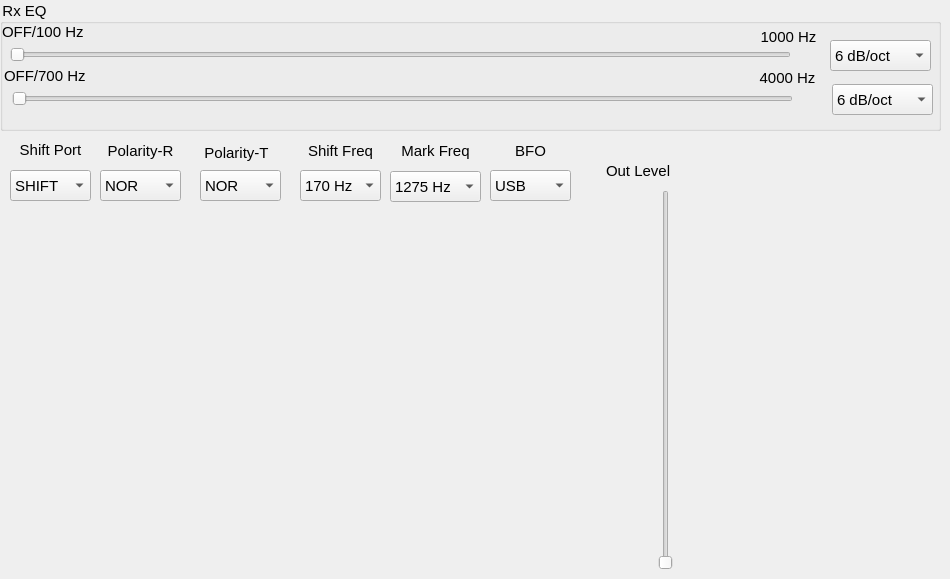
      <widget class="QWidget" name="RTTY">
       <property name="styleSheet">
        <string notr="true">QWidget{font: &quot;MS Shell Dlg 2&quot;; font-size: 15px}</string>
       </property>
       <attribute name="title">
        <string>RTTY</string>
       </attribute>
       <widget class="QGroupBox" name="gpEQ_DATA_2">
        <property name="geometry">
         <rect>
          <x>0</x>
          <y>0</y>
          <width>941</width>
          <height>131</height>
         </rect>
        </property>
        <property name="title">
         <string>Rx EQ</string>
        </property>
        <widget class="QComboBox" name="cbRTTYHCutSlope">
         <property name="geometry">
          <rect>
           <x>832</x>
           <y>84</y>
           <width>101</width>
           <height>31</height>
          </rect>
         </property>
         <item>
          <property name="text">
           <string>6 dB/oct</string>
          </property>
         </item>
         <item>
          <property name="text">
           <string>18 dB/oct</string>
          </property>
         </item>
        </widget>
        <widget class="QLabel" name="lblLcutEnd_DATA_2">
         <property name="geometry">
          <rect>
           <x>753</x>
           <y>27</y>
           <width>71</width>
           <height>20</height>
          </rect>
         </property>
         <property name="text">
          <string>1000 Hz</string>
         </property>
         <property name="alignment">
          <set>Qt::AlignCenter</set>
         </property>
        </widget>
        <widget class="QSlider" name="lvlRTTYHCutFreq">
         <property name="geometry">
          <rect>
           <x>12</x>
           <y>88</y>
           <width>781</width>
           <height>22</height>
          </rect>
         </property>
         <property name="maximum">
          <number>67</number>
         </property>
         <property name="orientation">
          <enum>Qt::Horizontal</enum>
         </property>
        </widget>
        <widget class="QSlider" name="lvlRTTYLCutFreq">
         <property name="geometry">
          <rect>
           <x>10</x>
           <y>44</y>
           <width>781</width>
           <height>22</height>
          </rect>
         </property>
         <property name="maximum">
          <number>19</number>
         </property>
         <property name="orientation">
          <enum>Qt::Horizontal</enum>
         </property>
        </widget>
        <widget class="QLabel" name="lbHLcutEnd_DATA_2">
         <property name="geometry">
          <rect>
           <x>752</x>
           <y>68</y>
           <width>71</width>
           <height>20</height>
          </rect>
         </property>
         <property name="text">
          <string>4000 Hz</string>
         </property>
         <property name="alignment">
          <set>Qt::AlignCenter</set>
         </property>
        </widget>
        <widget class="QLabel" name="lblLcutStart_DATA_2">
         <property name="geometry">
          <rect>
           <x>2</x>
           <y>24</y>
           <width>91</width>
           <height>16</height>
          </rect>
         </property>
         <property name="text">
          <string>OFF/100 Hz</string>
         </property>
        </widget>
        <widget class="QComboBox" name="cbRTTYLCutSlope">
         <property name="geometry">
          <rect>
           <x>830</x>
           <y>40</y>
           <width>101</width>
           <height>31</height>
          </rect>
         </property>
         <item>
          <property name="text">
           <string>6 dB/oct</string>
          </property>
         </item>
         <item>
          <property name="text">
           <string>18 dB/oct</string>
          </property>
         </item>
        </widget>
        <widget class="QLabel" name="lblHcutStart_DATA_2">
         <property name="geometry">
          <rect>
           <x>4</x>
           <y>68</y>
           <width>91</width>
           <height>16</height>
          </rect>
         </property>
         <property name="text">
          <string>OFF/700 Hz</string>
         </property>
        </widget>
       </widget>
       <widget class="QLabel" name="lblRTTYShiftPort">
        <property name="geometry">
         <rect>
          <x>10</x>
          <y>140</y>
          <width>81</width>
          <height>20</height>
         </rect>
        </property>
        <property name="text">
         <string>Shift Port</string>
        </property>
        <property name="alignment">
         <set>Qt::AlignCenter</set>
        </property>
       </widget>
       <widget class="QComboBox" name="cbRTTYShiftPort">
        <property name="geometry">
         <rect>
          <x>10</x>
          <y>170</y>
          <width>81</width>
          <height>31</height>
         </rect>
        </property>
        <item>
         <property name="text">
          <string>SHIFT</string>
         </property>
        </item>
        <item>
         <property name="text">
          <string>DTR</string>
         </property>
        </item>
        <item>
         <property name="text">
          <string>RTS</string>
         </property>
        </item>
       </widget>
       <widget class="QLabel" name="lblPolorityR">
        <property name="geometry">
         <rect>
          <x>100</x>
          <y>140</y>
          <width>81</width>
          <height>21</height>
         </rect>
        </property>
        <property name="text">
         <string>Polarity-R</string>
        </property>
        <property name="alignment">
         <set>Qt::AlignCenter</set>
        </property>
       </widget>
       <widget class="QComboBox" name="cbPolarityR">
        <property name="geometry">
         <rect>
          <x>100</x>
          <y>170</y>
          <width>81</width>
          <height>31</height>
         </rect>
        </property>
        <item>
         <property name="text">
          <string>NOR</string>
         </property>
        </item>
        <item>
         <property name="text">
          <string>REV</string>
         </property>
        </item>
       </widget>
       <widget class="QLabel" name="lvlPolarityT">
        <property name="geometry">
         <rect>
          <x>196</x>
          <y>142</y>
          <width>81</width>
          <height>21</height>
         </rect>
        </property>
        <property name="text">
         <string>Polarity-T</string>
        </property>
        <property name="alignment">
         <set>Qt::AlignCenter</set>
        </property>
       </widget>
       <widget class="QComboBox" name="cbPolarityT">
        <property name="geometry">
         <rect>
          <x>200</x>
          <y>170</y>
          <width>81</width>
          <height>31</height>
         </rect>
        </property>
        <item>
         <property name="text">
          <string>NOR</string>
         </property>
        </item>
        <item>
         <property name="text">
          <string>REV</string>
         </property>
        </item>
       </widget>
       <widget class="QLabel" name="lblRTTYShiftFreq">
        <property name="geometry">
         <rect>
          <x>300</x>
          <y>140</y>
          <width>81</width>
          <height>21</height>
         </rect>
        </property>
        <property name="text">
         <string>Shift Freq</string>
        </property>
        <property name="alignment">
         <set>Qt::AlignCenter</set>
        </property>
       </widget>
       <widget class="QComboBox" name="cbRTTYShiftFeq">
        <property name="geometry">
         <rect>
          <x>300</x>
          <y>170</y>
          <width>81</width>
          <height>31</height>
         </rect>
        </property>
        <item>
         <property name="text">
          <string>170 Hz</string>
         </property>
        </item>
        <item>
         <property name="text">
          <string>200 Hz</string>
         </property>
        </item>
        <item>
         <property name="text">
          <string>425 Hz</string>
         </property>
        </item>
        <item>
         <property name="text">
          <string>850 Hz</string>
         </property>
        </item>
       </widget>
       <widget class="QLabel" name="lblRTTYMarkReq">
        <property name="geometry">
         <rect>
          <x>390</x>
          <y>140</y>
          <width>91</width>
          <height>21</height>
         </rect>
        </property>
        <property name="text">
         <string>Mark Freq</string>
        </property>
        <property name="alignment">
         <set>Qt::AlignCenter</set>
        </property>
       </widget>
       <widget class="QComboBox" name="cbRTTYMarkFreq">
        <property name="geometry">
         <rect>
          <x>390</x>
          <y>171</y>
          <width>91</width>
          <height>31</height>
         </rect>
        </property>
        <item>
         <property name="text">
          <string>1275 Hz</string>
         </property>
        </item>
        <item>
         <property name="text">
          <string>2125 Hz</string>
         </property>
        </item>
       </widget>
       <widget class="QLabel" name="lblRTTYBfo">
        <property name="geometry">
         <rect>
          <x>490</x>
          <y>140</y>
          <width>81</width>
          <height>21</height>
         </rect>
        </property>
        <property name="text">
         <string>BFO</string>
        </property>
        <property name="alignment">
         <set>Qt::AlignCenter</set>
        </property>
       </widget>
       <widget class="QComboBox" name="cbRTTYBfo">
        <property name="geometry">
         <rect>
          <x>490</x>
          <y>170</y>
          <width>81</width>
          <height>31</height>
         </rect>
        </property>
        <item>
         <property name="text">
          <string>USB</string>
         </property>
        </item>
        <item>
         <property name="text">
          <string>LSB</string>
         </property>
        </item>
       </widget>
       <widget class="QSlider" name="lvlRTTYOut">
        <property name="geometry">
         <rect>
          <x>641</x>
          <y>190</y>
          <width>50</width>
          <height>380</height>
         </rect>
        </property>
        <property name="maximum">
         <number>100</number>
        </property>
        <property name="orientation">
         <enum>Qt::Vertical</enum>
        </property>
       </widget>
       <widget class="QLabel" name="lblRTTYOut">
        <property name="geometry">
         <rect>
          <x>606</x>
          <y>160</y>
          <width>121</width>
          <height>21</height>
         </rect>
        </property>
        <property name="text">
         <string>Out Level</string>
        </property>
       </widget>
      </widget>
